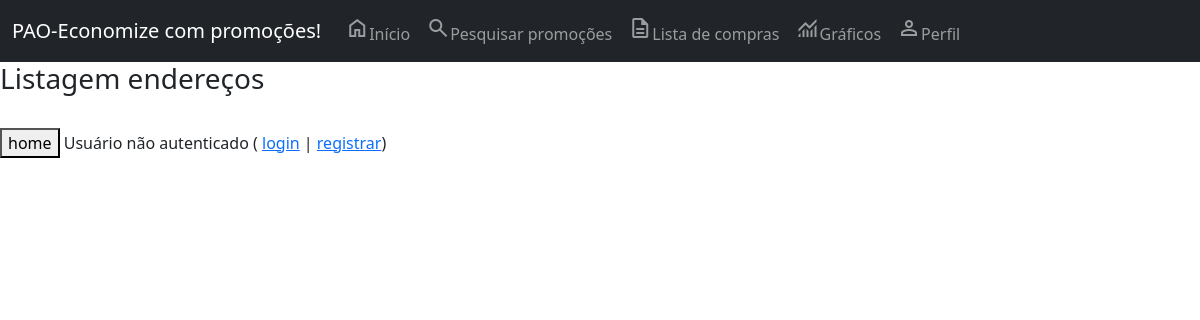
/listagem-completa/, run on an earlier commit of the app's database.
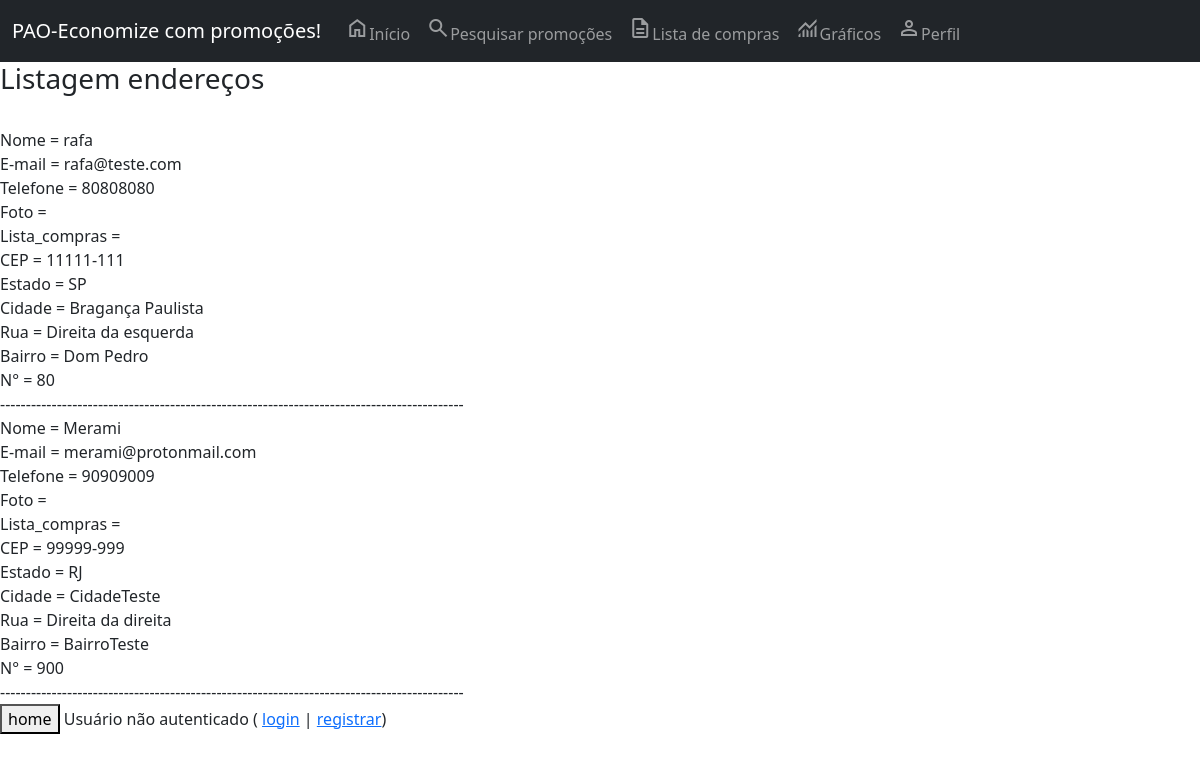
And on a later commit of the database.
### core/models.py (models this page shows, shortened)
class Usuario(models.Model):
    nome = models.CharField(max_length=100, verbose_name='Nome')
    email = models.EmailField(verbose_name='E-mail')
    telefone = models.CharField(max_length=20, blank=True, null=True, verbose_name='Telefone')
    foto = models.ImageField(upload_to='foto_cliente', blank=True, null=True, verbose_name='')
    id_lista_compras = models.ForeignKey(ListaCompras, blank=True, null=True, on_delete=models.CASCADE, verbose_name='ListaCompras')
    endereco = models.OneToOneField(Endereco, blank=True, null=True, on_delete=models.CASCADE, verbose_name='Endereço')
    class Meta:
        verbose_name_plural = 'Usuario'

class Endereco(models.Model):
    cep = models.CharField(max_length=100, verbose_name='CEP')
    estado = models.CharField(max_length=2, verbose_name='Estado')
    cidade = models.CharField(max_length=100, verbose_name='Cidade')
    rua = models.CharField(max_length=100, verbose_name='Rua')
    bairro = models.CharField(max_length=100, blank=True, null=True, verbose_name='Bairro')
    numero = models.IntegerField(blank=True, null=True, verbose_name='Número')
    class Meta:
        verbose_name_plural = 'Endereço'

### core/views.py (the view)
# urls.py: path('listagem-completa/', listagem_completa, name='url_listagem_completa'),
def listagem_completa(request):
    dados_usuario = Usuario.objects.all()
    contexto = {'dados_usuario': dados_usuario}
    return render(request, 'core/listagem_completa.html', contexto)

### core/templates/core/listagem_completa.html (shortened to what this page needs)
{% extends 'base.html' %}
{% load static %}
{% block main %}
<h3>Listagem endereços</h3> <br>
{% for i in dados_usuario %}
    Nome = {% if i.nome %} {{ i.nome }} {% endif %} <br>
    E-mail = {% if i.email %} {{ i.email }} {% endif %} <br>
    Telefone = {% if i.telefone %} {{ i.telefone }} {% endif %} <br>
    Foto = {% if i.foto %} {{ i.foto }} {% endif %} <br>
    Lista_compras = {% if i.id_lista_compras %} {{ i.id_lista_compras }} {% endif %} <br>
    CEP = {% if i.endereco.cep %} {{ i.endereco.cep }} {% endif %} <br>
    Estado = {% if i.endereco.estado %} {{ i.endereco.estado }} {% endif %} <br>
    Cidade = {% if i.endereco.cidade %} {{ i.endereco.cidade }} {% endif %} <br>
    Rua = {% if i.endereco.rua %} {{ i.endereco.rua }} {% endif %} <br>
    Bairro = {% if i.endereco.bairro %} {{ i.endereco.bairro }} {% endif %} <br>
    N° = {% if i.endereco.numero %} {{ i.endereco.numero }} {% endif %} <br>
    ------------------------------------------------------------------------------------------<br>
{% endfor %}
<button onclick="window.location.href='/'">home</button>
{% endblock %}

What changed in the data, as far as the page shows it:
added Usuario: nome "rafa", email "rafa@teste.com", telefone "80808080", endereco.cep "11111-111", endereco.estado "SP", endereco.cidade "Bragança Paulista", endereco.rua "Direita da esquerda", endereco.bairro "Dom Pedro", endereco.numero "80"
added Usuario: nome "Merami", email "merami@protonmail.com", telefone "90909009", endereco.cep "99999-999", endereco.estado "RJ", endereco.cidade "CidadeTeste", endereco.rua "Direita da direita", endereco.bairro "BairroTeste", endereco.numero "900"
